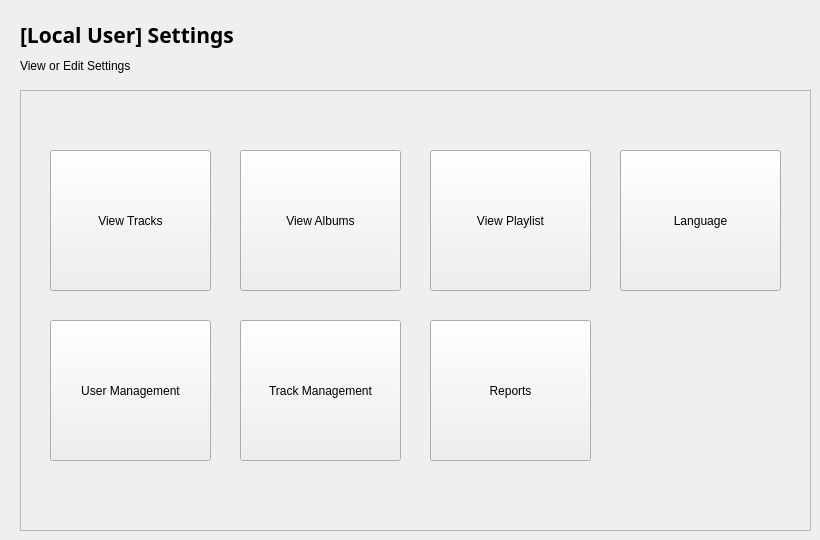
    <widget class="QWidget" name="settingsPage">
     <widget class="QWidget" name="layoutWidget">
      <property name="geometry">
       <rect>
        <x>20</x>
        <y>20</y>
        <width>791</width>
        <height>56</height>
       </rect>
      </property>
      <layout class="QVBoxLayout" name="heading_sp">
       <item>
        <widget class="QLabel" name="label_sp_2">
         <property name="font">
          <font>
           <family>Work Sans</family>
           <pointsize>16</pointsize>
           <bold>true</bold>
          </font>
         </property>
         <property name="styleSheet">
          <string notr="true"/>
         </property>
         <property name="text">
          <string>[Local User] Settings</string>
         </property>
        </widget>
       </item>
       <item>
        <widget class="QLabel" name="label_sp_1">
         <property name="text">
          <string>View or Edit Settings</string>
         </property>
        </widget>
       </item>
      </layout>
     </widget>
     <widget class="QFrame" name="buttonFrame_sp">
      <property name="geometry">
       <rect>
        <x>20</x>
        <y>90</y>
        <width>791</width>
        <height>441</height>
       </rect>
      </property>
      <property name="frameShape">
       <enum>QFrame::StyledPanel</enum>
      </property>
      <property name="frameShadow">
       <enum>QFrame::Raised</enum>
      </property>
      <widget class="QPushButton" name="userManagementButton">
       <property name="geometry">
        <rect>
         <x>30</x>
         <y>230</y>
         <width>161</width>
         <height>141</height>
        </rect>
       </property>
       <property name="text">
        <string>User Management</string>
       </property>
      </widget>
      <widget class="QPushButton" name="trackManagementButton">
       <property name="geometry">
        <rect>
         <x>220</x>
         <y>230</y>
         <width>161</width>
         <height>141</height>
        </rect>
       </property>
       <property name="text">
        <string>Track Management</string>
       </property>
      </widget>
      <widget class="QPushButton" name="viewPlaylistButton">
       <property name="geometry">
        <rect>
         <x>410</x>
         <y>60</y>
         <width>161</width>
         <height>141</height>
        </rect>
       </property>
       <property name="text">
        <string>View Playlist</string>
       </property>
      </widget>
      <widget class="QPushButton" name="viewSongsButton">
       <property name="geometry">
        <rect>
         <x>30</x>
         <y>60</y>
         <width>161</width>
         <height>141</height>
        </rect>
       </property>
       <property name="text">
        <string>View Tracks</string>
       </property>
      </widget>
      <widget class="QPushButton" name="viewAlbumsButton">
       <property name="geometry">
        <rect>
         <x>220</x>
         <y>60</y>
         <width>161</width>
         <height>141</height>
        </rect>
       </property>
       <property name="text">
        <string>View Albums</string>
       </property>
      </widget>
      <widget class="QPushButton" name="languageButton">
       <property name="geometry">
        <rect>
         <x>600</x>
         <y>60</y>
         <width>161</width>
         <height>141</height>
        </rect>
       </property>
       <property name="text">
        <string>Language</string>
       </property>
      </widget>
      <widget class="QPushButton" name="reportButton">
       <property name="geometry">
        <rect>
         <x>410</x>
         <y>230</y>
         <width>161</width>
         <height>141</height>
        </rect>
       </property>
       <property name="styleSheet">
        <string notr="true"/>
       </property>
       <property name="text">
        <string>Reports</string>
       </property>
      </widget>
     </widget>
    </widget>
